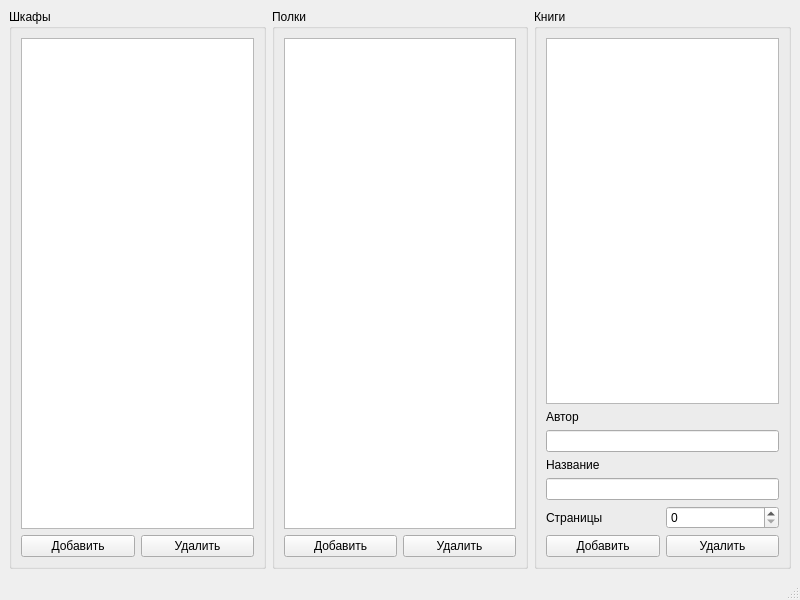
<?xml version="1.0" encoding="UTF-8"?>
<ui version="4.0">
 <class>MainWindow</class>
 <widget class="QMainWindow" name="MainWindow">
  <property name="geometry">
   <rect>
    <x>0</x>
    <y>0</y>
    <width>800</width>
    <height>600</height>
   </rect>
  </property>
  <property name="windowTitle">
   <string>Библиотека</string>
  </property>
  <widget class="QWidget" name="centralwidget">
   <layout class="QHBoxLayout" name="horizontalLayout_2">
    <item>
     <layout class="QHBoxLayout" name="horizontalLayout">
      <item>
       <layout class="QVBoxLayout" name="verticalLayout_3">
        <item>
         <widget class="QGroupBox" name="groupBox_bshelfs">
          <property name="title">
           <string>Шкафы</string>
          </property>
          <layout class="QVBoxLayout" name="verticalLayout_4">
           <item>
            <widget class="QListWidget" name="listWidget_bshelfs"/>
           </item>
           <item>
            <layout class="QHBoxLayout" name="horizontalLayout_3">
             <item>
              <widget class="QPushButton" name="pushButton_addbshelf">
               <property name="text">
                <string>Добавить</string>
               </property>
              </widget>
             </item>
             <item>
              <widget class="QPushButton" name="pushButton_delbshelf">
               <property name="text">
                <string>Удалить</string>
               </property>
              </widget>
             </item>
            </layout>
           </item>
          </layout>
         </widget>
        </item>
       </layout>
      </item>
      <item>
       <layout class="QVBoxLayout" name="verticalLayout_2">
        <item>
         <widget class="QGroupBox" name="groupBox_shelfs">
          <property name="title">
           <string>Полки</string>
          </property>
          <layout class="QVBoxLayout" name="verticalLayout_5">
           <item>
            <widget class="QListWidget" name="listWidget_shelfs"/>
           </item>
           <item>
            <layout class="QHBoxLayout" name="horizontalLayout_4">
             <item>
              <widget class="QPushButton" name="pushButton_addshelf">
               <property name="text">
                <string>Добавить</string>
               </property>
              </widget>
             </item>
             <item>
              <widget class="QPushButton" name="pushButton_delshelf">
               <property name="text">
                <string>Удалить</string>
               </property>
              </widget>
             </item>
            </layout>
           </item>
          </layout>
         </widget>
        </item>
       </layout>
      </item>
      <item>
       <layout class="QVBoxLayout" name="verticalLayout">
        <item>
         <widget class="QGroupBox" name="groupBox_books">
          <property name="title">
           <string>Книги</string>
          </property>
          <layout class="QVBoxLayout" name="verticalLayout_6">
           <item>
            <widget class="QListWidget" name="listWidget_books"/>
           </item>
           <item>
            <widget class="QLabel" name="label">
             <property name="text">
              <string>Автор</string>
             </property>
            </widget>
           </item>
           <item>
            <widget class="QLineEdit" name="lineEdit_Autor"/>
           </item>
           <item>
            <widget class="QLabel" name="label_2">
             <property name="text">
              <string>Название</string>
             </property>
            </widget>
           </item>
           <item>
            <widget class="QLineEdit" name="lineEdit_name"/>
           </item>
           <item>
            <layout class="QHBoxLayout" name="horizontalLayout_5">
             <item>
              <widget class="QLabel" name="label_3">
               <property name="text">
                <string>Страницы</string>
               </property>
              </widget>
             </item>
             <item>
              <widget class="QSpinBox" name="spinBox_pages"/>
             </item>
            </layout>
           </item>
           <item>
            <layout class="QHBoxLayout" name="horizontalLayout_6">
             <item>
              <widget class="QPushButton" name="pushButton_addbook">
               <property name="text">
                <string>Добавить</string>
               </property>
              </widget>
             </item>
             <item>
              <widget class="QPushButton" name="pushButton_delbook">
               <property name="text">
                <string>Удалить</string>
               </property>
              </widget>
             </item>
            </layout>
           </item>
          </layout>
         </widget>
        </item>
       </layout>
      </item>
     </layout>
    </item>
   </layout>
  </widget>
  <widget class="QMenuBar" name="menubar">
   <property name="geometry">
    <rect>
     <x>0</x>
     <y>0</y>
     <width>800</width>
     <height>21</height>
    </rect>
   </property>
  </widget>
  <widget class="QStatusBar" name="statusbar"/>
 </widget>
 <resources/>
 <connections/>
</ui>
